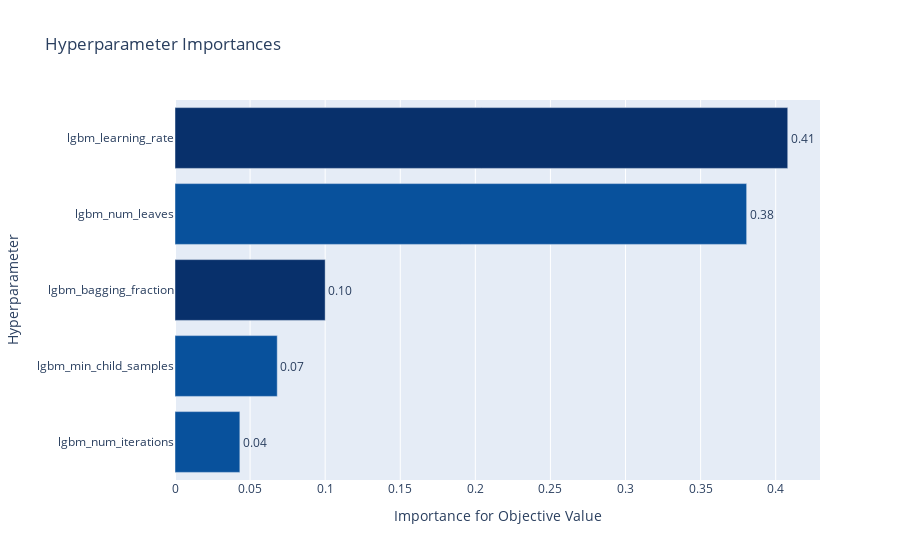

This figure's notebook cell:
### Code cell
model.plot_opt_param_importances()

### Figure 1 — Plotly figure (JSON) as saved in the notebook; plotly's stock layout.template omitted (floating-point values rounded to 4 significant figures)
{"data": [{"cliponaxis": false, "hovertemplate": ["lgbm_num_iterations (IntUniformDistribution): 0.04319428169254341<extra></extra>", "lgbm_min_child_samples (IntLogUniformDistribution): 0.06809063035541844<extra></extra>", "lgbm_bagging_fraction (DiscreteUniformDistribution): 0.10001610336821992<extra></extra>", "lgbm_num_leaves (IntLogUniformDistribution): 0.38066928090425545<extra></extra>", "lgbm_learning_rate (LogUniformDistribution): 0.4080297036795628<extra></extra>"], "marker": {"color": ["rgb(8,81,156)", "rgb(8,81,156)", "rgb(8,48,107)", "rgb(8,81,156)", "rgb(8,48,107)"]}, "orientation": "h", "text": ["0.04319428169254341", "0.06809063035541844", "0.10001610336821992", "0.38066928090425545", "0.4080297036795628"], "textposition": "outside", "texttemplate": "%{text:.2f}", "type": "bar", "x": [0.04319, 0.06809, 0.1, 0.3807, 0.408], "y": ["lgbm_num_iterations", "lgbm_min_child_samples", "lgbm_bagging_fraction", "lgbm_num_leaves", "lgbm_learning_rate"]}], "layout": {"showlegend": false, "title": {"text": "Hyperparameter Importances"}, "xaxis": {"title": {"text": "Importance for Objective Value"}}, "yaxis": {"title": {"text": "Hyperparameter"}}}}
